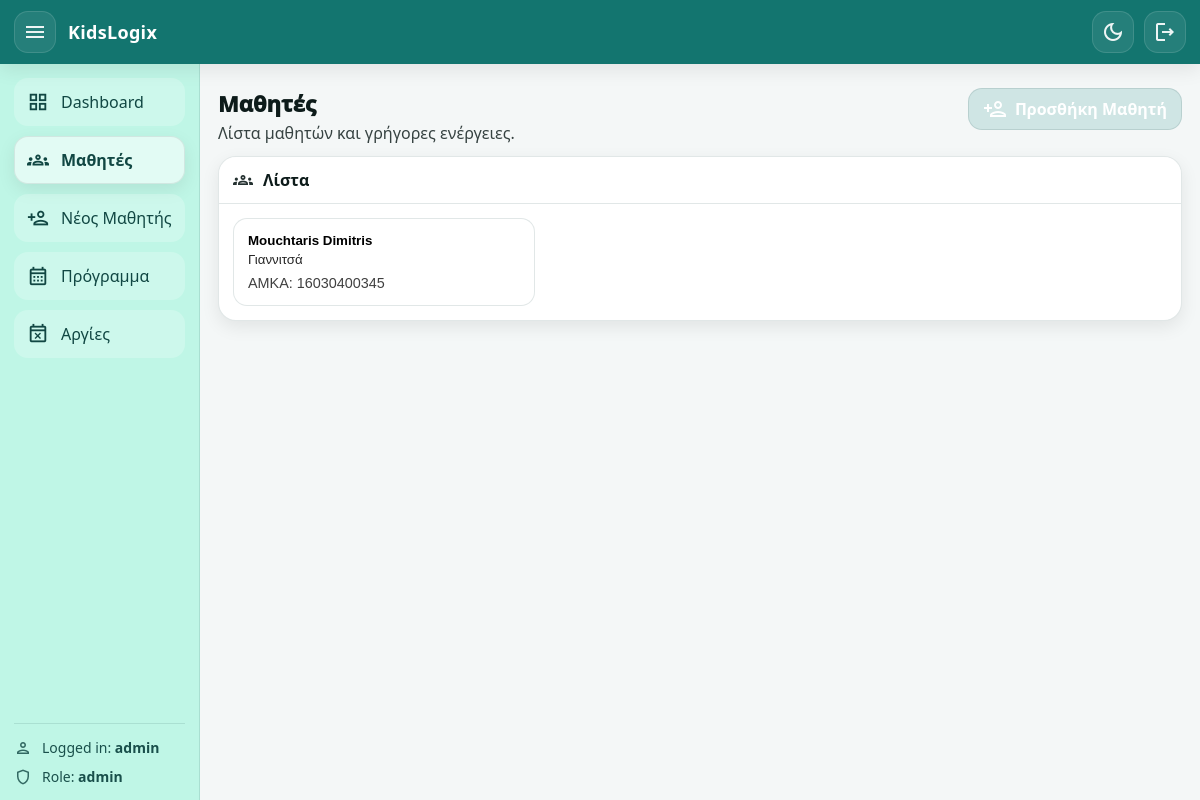
The app's page /students (signed in) with its own data.
### app/models.py (models this page shows, shortened)
class Student(Base):
    __tablename__ = "students"
    amka: Mapped[str] = mapped_column(String(20), primary_key=True)
    center: Mapped[str] = mapped_column(
        String(20),
        nullable=False,
        default="Giannitsa",  # Giannitsa / KryaVrisi
    )
    first_name: Mapped[str] = mapped_column(String(60), nullable=False)
    last_name: Mapped[str] = mapped_column(String(60), nullable=False)
    date_of_birth: Mapped[date | None] = mapped_column(Date, nullable=True)
    parent_name: Mapped[str | None] = mapped_column(String(120), nullable=True)
    parent_phone: Mapped[str | None] = mapped_column(String(30), nullable=True)
    assessment_expiry_date: Mapped[date | None] = mapped_column(Date, nullable=True)
    admin_comment: Mapped[str | None] = mapped_column(String(1000), nullable=True)
    created_at: Mapped[datetime] = mapped_column(
        DateTime, default=datetime.utcnow, nullable=False
    )
    services: Mapped[list["StudentService"]] = relationship(
        back_populates="student",
        cascade="all, delete-orphan",
    )
    appointments: Mapped[list["Appointment"]] = relationship(
        back_populates="student",
        cascade="all, delete-orphan",
    )
    payments: Mapped[list["Payment"]] = relationship(
        back_populates="student",
        cascade="all, delete-orphan",
    )

### app/routers/web.py (the view)
@router.get("/students", response_class=HTMLResponse)
def students_page(
    request: Request,
    center: str | None = None,
    db: Session = Depends(get_db),
    user: User = Depends(get_current_user),
):
    center_norm = normalize_center(center) if center else None
    q = db.query(Student)
    if center_norm:
        q = q.filter(Student.center == center_norm)
    students = q.order_by(Student.last_name.asc(), Student.first_name.asc()).all()
    return templates.TemplateResponse(
        "students.html",
        {
            "request": request,
            "user": user,
            "page": "students",
            "students": students,
            "centers": CENTERS,
        },
    )

### app/templates/students.html (shortened to what this page needs)
{% extends "base.html" %}
{% block content %}
<div class="page-head">
  <div>
    <h1 class="page-title">Μαθητές</h1>
    <p class="page-subtitle">Λίστα μαθητών και γρήγορες ενέργειες.</p>
  </div>
  <div class="page-actions">
    <a class="btn btn-primary" href="/students/new">
      <span class="material-icons-outlined">person_add</span>
      Προσθήκη Μαθητή
    </a>
  </div>
</div>
<div class="card">
  <div class="card-head">
    <div class="card-title">
      <span class="material-icons-outlined">groups</span>
      <h2>Λίστα</h2>
    </div>
  </div>
  <div class="card-body">
    {% if students and students|length > 0 %}
      <div class="student-cards">
        {% for st in students %}
          <button
            type="button"
            class="student-mini"
            data-amka="{{ st.amka }}"
            data-name="{{ st.full_name }}"
            data-center="{{ centers.get(st.center, st.center) }}"
            data-parent="{{ st.parent_name or '-' }}"
            data-phone="{{ st.parent_phone or '-' }}"
            data-exp="{{ fmt_date_gr(st.assessment_expiry_date) }}"
          >
            <div class="mini-title">{{ st.full_name }}</div>
            <div class="mini-sub">{{ centers.get(st.center, st.center) }}</div>
            <div class="mini-meta">AMKA: {{ st.amka }}</div>
          </button>
        {% endfor %}
      </div>
    {% else %}
      <div class="empty-state">Δεν υπάρχουν μαθητές.</div>
    {% endif %}
  </div>
</div>
{% endblock %}

### app/static/style.css (style rules this page uses)
:root { --teal-900:#0f5f5a; --teal-800:#13756f; --teal-700:#17837c; --mint-100:#d6fff0; --mint-150:#c6f6e5; --mint-200:#b9f0dd; --radius:18px; --shadow-sm: 0 6px 18px rgba(0,0,0,.08); --shadow-md: 0 10px 26px rgba(0,0,0,.12); }
html[data-theme="light"] { --bg: #f4f7f7; --text: #0d1b1a; --topbar-bg: var(--teal-800); --topbar-text: #fff; --sidebar-bg: #bff6e6; --sidebar-text: #114743; --content-bg: transparent; --card-bg: #ffffff; --card-head-bg: rgba(255,255,255,.65); --border: rgba(12, 60, 56, .12); --row-bg: rgba(250,250,250,.95); --pill-bg: rgba(20, 140, 130, .12); --btn-bg: rgba(255,255,255,.65); --link: #0d6f68; --input-bg: #e8eef0; --input-border: rgba(0,0,0,.12); }
* { box-sizing:border-box; }
body { margin:0; font-family: system-ui, -apple-system, Segoe UI, Roboto, Arial, sans-serif; background: var(--bg); color: var(--text); }
a { color: inherit; }
.student-cards { display: grid; grid-template-columns: repeat(3, minmax(220px, 1fr)); gap: 14px; }
.student-mini { border: 1px solid var(--border, rgba(0,0,0,.08)); background: var(--card, rgba(255,255,255,.7)); border-radius: 14px; padding: 14px; text-align: left; cursor: pointer; transition: transform .12s ease, box-shadow .12s ease; }
.mini-title { font-weight: 800; margin-bottom: 4px; }
.mini-sub { opacity: .85; margin-bottom: 8px; }
.mini-meta { font-size: .9rem; opacity: .75; }
.btn { display:inline-flex; align-items:center; gap: 8px; padding: 10px 14px; border-radius: 12px; border: 1px solid var(--border, rgba(0,0,0,.12)); background: rgba(255,255,255,.65); cursor: pointer; text-decoration: none; font-weight: 700; }
.btn-primary { background: var(--primary, #177c74); color: #fff; border-color: transparent; }
.page-head { display:flex; justify-content:space-between; align-items:flex-end; margin: 6px 0 14px; }
.page-title { margin:0; font-size: clamp(20px, 2.2vw, 28px); }
.page-subtitle { margin:6px 0 0; opacity:.85; }
.card { background: var(--card-bg); border: 1px solid var(--border); border-radius: 18px; box-shadow: var(--shadow-sm); overflow:hidden; margin-bottom: 14px; }
.card-head { display:flex; justify-content:space-between; align-items:center; gap: 12px; padding: 14px 16px; border-bottom: 1px solid var(--border); background: var(--card-head-bg); }
.card-title { display:flex; align-items:center; gap: 10px; }
.card-title h2 { margin:0; font-size: 16px; }
.card-title .material-icons-outlined { font-size: 20px; opacity:.9; }
.card-body { padding: 14px 16px 16px; }
.btn { height: 42px; padding: 0 14px; border-radius: 14px; border: 1px solid var(--border); background: var(--btn-bg); cursor:pointer; display:inline-flex; align-items:center; gap: 8px; font-weight: 800; }
.btn-primary { background: rgba(20, 140, 130, .16); }
:root { --topbar-h: 64px; }
.card { background: var(--card-bg); border: 1px solid var(--border); border-radius: var(--radius); box-shadow: var(--shadow-sm); overflow: hidden; }
.card-head { padding: 12px 14px; border-bottom: 1px solid var(--border); }
.card-title h2 { margin:0; font-size: 16px; font-weight: 900; }
.card-body { padding: 14px; }
.page-head { display:flex; align-items:flex-start; justify-content: space-between; gap: 12px; margin-bottom: 12px; }
.page-title { margin: 0; font-size: 22px; font-weight: 1000; }
.page-subtitle { margin: 4px 0 0; opacity: .82; }
.page-actions { display:flex; gap: 10px; align-items:center; }

### records on screen
Student: full_name "Mouchtaris Dimitris", get "Γιαννιτσά", amka "16030400345"

### other values on screen
{{ user.username if user else '-' }} "admin"
{{ user.role if user else '-' }} "admin"
